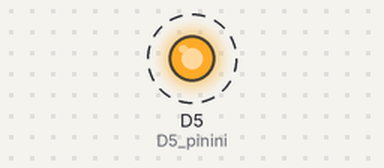
Bench run of a sketch on a simulated ESP8266 (NodeMCU). Parts: output pins drawn as LEDs (lit = HIGH). Dashed ring = blinking.

Above: at 0.5 s.
Timing chart, 0 to 4.6 s (numbered marks = the images above):
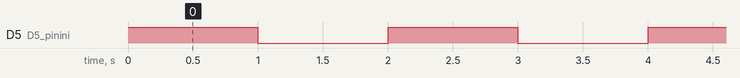

Measured:
- by itself, D5 (D5_pinini): alternates HIGH for 1.0 s and LOW for 1.0 s

The sketch:

dk0020_hariciLed.ino
```cpp
/*
  dk0020 — Harici LED'i yakıp söndür
  Ne öğreneceğiz: LED'i Deneyap Mini v2 kartının dışında, kendi kurduğun bir devre
    üzerinde bağlayıp digitalWrite ile yakıp söndürmek
  Malzeme: Deneyap Mini v2 kartı, Type-C USB kablosu, 1 LED, 1 adet 220 ohm direnç,
    breadboard, 2 jumper kablo
  Devre: LED'in uzun bacağı (+) -> Deneyap Mini v2 D5 pini
         LED'in kısa bacağı (-) -> 220 ohm direnç -> Deneyap Mini v2 GND

  Şimdilik kara kutu (sonra açacağız):
    void    -> "fonksiyon" konusunda açılacak
    OUTPUT  -> buton dersinde, INPUT ile birlikte açılacak

  kaynak: ak0020_hariciLed (D:\Atolye\Arduino\01_arduinoGiris_ak)
*/

// --- KAVRAM ---
// LED'in iki bacağı var: uzun bacak (+) ve kısa bacak (-) - yönü önemlidir, ters
// takarsan LED yanmaz
// Direnç, LED'e çok fazla akım gitmesini engeller ve LED'i korur
void setup() {
  // { ve } arasındaki satırlar, o fonksiyona ait koddur; bu blok "başlangıç" bloğudur
  pinMode(D5, OUTPUT); // D5 pinini, açıp kapatabileceğimiz bir pin yap
  // ; işareti, bir komutun bittiğini gösterir
}

void loop() {
  digitalWrite(D5, HIGH); // D5 pinine gerilim gönder -> LED yanar
  delay(1000);            // 1000 milisaniye (1 saniye) bekle
  digitalWrite(D5, LOW);  // D5 pininin gerilimini kes -> LED söner
  delay(1000);            // 1 saniye bekle
}

// --- SEN YAP ---
// 1) LED'in bacaklarını yer değiştirerek tak (ters bağla). Ne oluyor, gözlemle.
// 2) LED'in kablosunu D5'ten D6'ya taşı. Kodda da neyi değiştirmen gerekiyor?
//    Değiştir ve çalıştır.
// 3) LED'i 3 saniye yanık, 1 saniye sönük kalacak şekilde çalıştır. Hangi satırları
//    değiştirmen gerekiyor?
```
